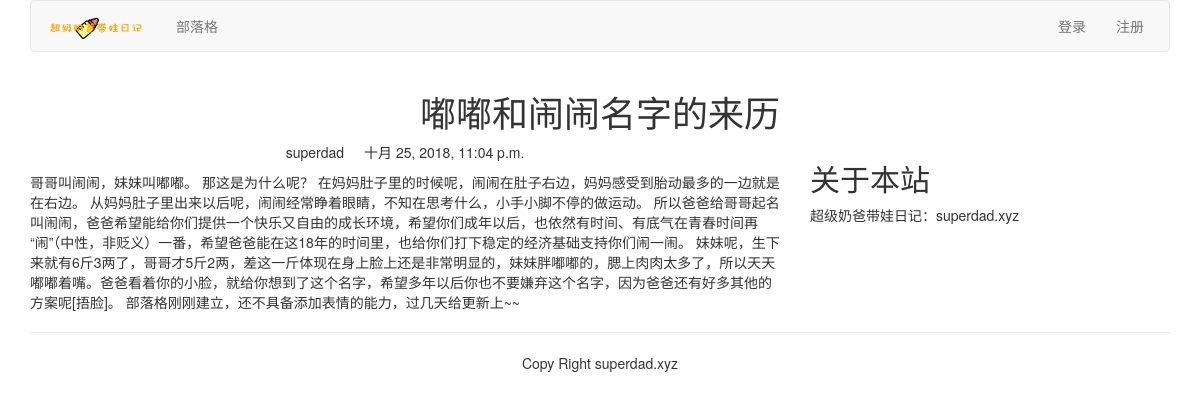
The app's page /blog/2/ with its own data.
### blog/models.py (models this page shows, shortened)
class blogarticles(models.Model):
    title = models.CharField(max_length=300)
    author = models.ForeignKey(User,related_name="blog_posts",on_delete=models.CASCADE)
    body = models.TextField()
    publish =models.DateTimeField(default=timezone.now)
    class Meta:
        ordering = ("-publish",)

### blog/views.py (the view)
# urls.py: path("<article_id>/",views.blog_article,name="blog_article"),
def blog_article(request,article_id):
    article = get_object_or_404(blogarticles,id=article_id)
    pub=article.publish
    return render(request, "blog/content.html", {"article":article, "publish":pub })

### templates/blog/content.html (shortened to what this page needs)
{% extends "base.html" %}
{% block content %}
<div class="row text-center vertical-middle-sm">
    <h1>{{ article.title }}</h1>
</div>
<div class="row">
    <div class="col-xs-12 col-md-8">
        <p class="text-center"><span>{{ article.author.username }}</span><span style="margin-left:20px">{{ publish }}</span></p>
        <div>{{ article.body }}</div>
    </div>
    <div class="col-xs-6 col-md-4">
        <h2>关于本站</h2>
        <p>超级奶爸带娃日记：superdad.xyz</p>
    </div>
</div>
{% endblock %}

### records on screen
blogarticles: title "嘟嘟和闹闹名字的来历", author.username "superdad", publish "十月 25, 2018, 11:04 p.m.", body "哥哥叫闹闹，妹妹叫嘟嘟。 那这是为什么呢？ 在妈妈肚子里的时候呢，闹闹在肚子右边，妈妈感受到胎动最多的一边就是在右边。 从妈妈肚子里出来以后呢，闹闹经常睁着眼睛，不知在思考什么，小手小脚不停的做运动。 所以爸爸给哥哥起名叫闹闹，爸爸希望能给你们提供一个快乐又自由的成长环境，希望你们成年以后，也依然有时间、有底气在青春时间再“闹”（中性，非贬义）一番，希望爸爸能在这18年的时间里，也给你们打下稳定的经济基础支持你们闹一闹。 妹妹呢，生下来就有6斤3两了，哥哥才5斤2两，差这一斤体现在身上脸上还是非常明显的，妹妹胖嘟嘟的，腮上肉肉太多了，所以天天嘟嘟着嘴。爸爸看着你的小脸，就给你想到了这个名字，希望多年以后你也不要嫌弃这个名字，因为爸爸还有好多其他的方案呢[捂脸]。 部落格刚刚建立，还不具备添加表情的能力，过几天给更新上~~"
